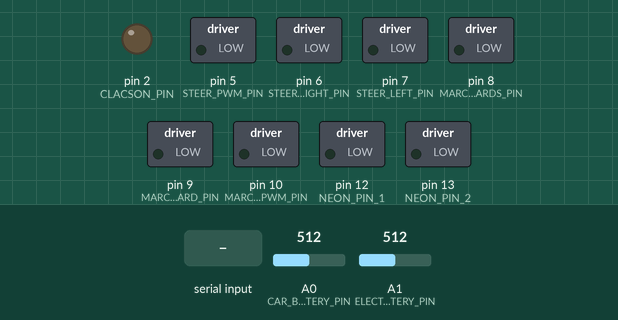
A program run on a simulated Arduino Uno, built with avr-gcc and run on an emulated ATmega328P. Shown: switched loads named in the program (green lamp = pin HIGH), output pins drawn as LEDs (lit = HIGH). Inputs (shaded band) come from the test bench; at power-on: A0 (CAR_BATTERY_PIN) = 512, A1 (ELECTRONICS_BATTERY_PIN) = 512. What the program prints to the serial monitor is not drawn.

Above: at 1.2 s.
1.3 s: "1" received over Serial
At 2.2 s:
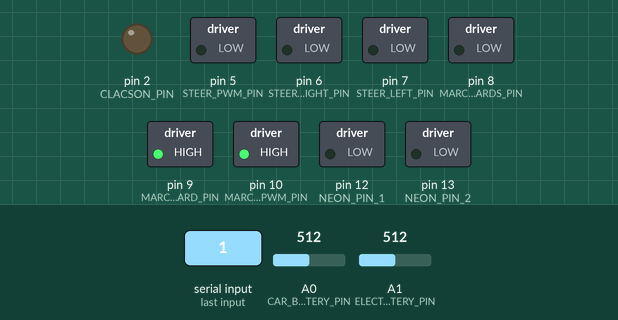
2.8 s: byte 201 (CMD_TOGGLE_CLACSON) received over Serial
At 3.3 s:
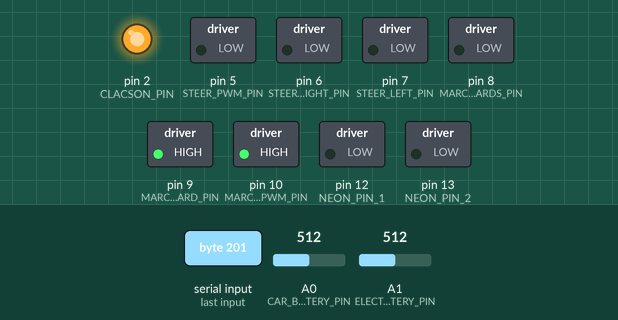
4.3 s: byte 202 (CMD_TOGGLE_NEON) received over Serial
At 5.5 s:
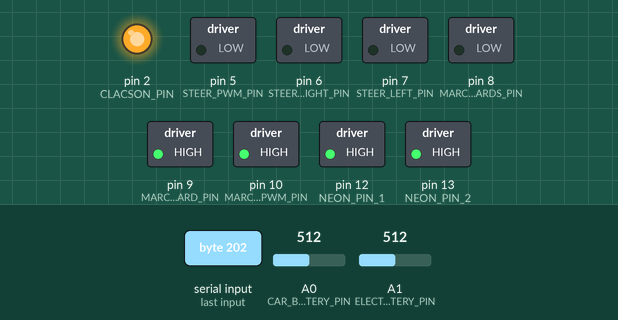
5.8 s: "0" received over Serial
At 6.8 s:
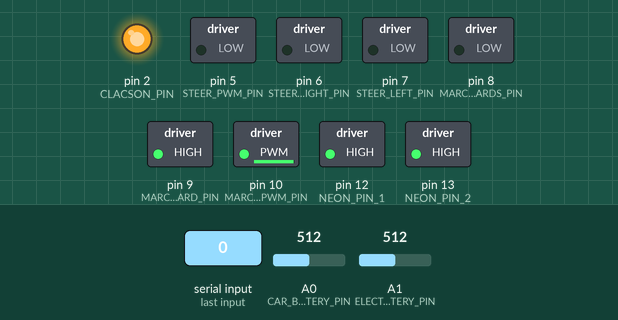
7.3 s: "2" received over Serial
At 7.9 s:
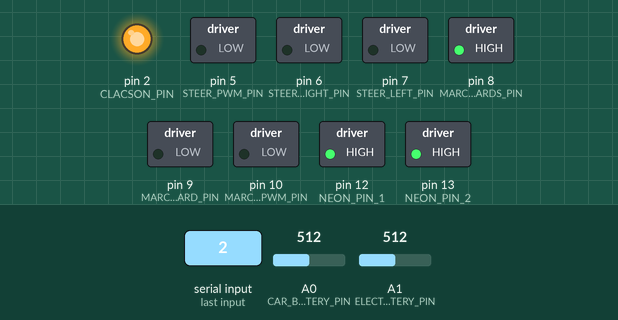
8.8 s: byte 201 (CMD_TOGGLE_CLACSON) received over Serial
At 9.1 s:
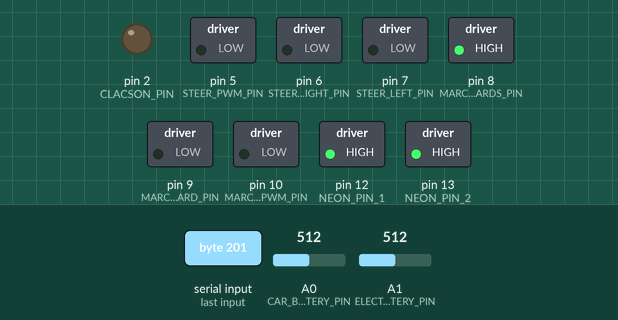
Timing chart, 0 to 11.3 s (numbered marks = the images above; inputs shaded):
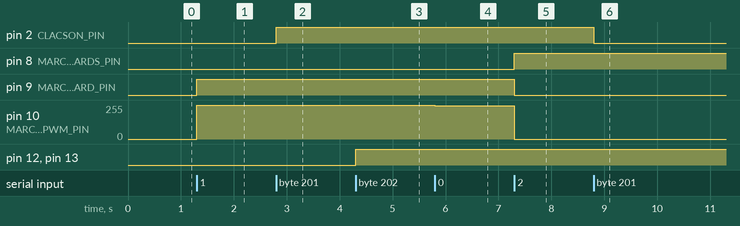

The program:

main.cpp
```cpp
#include <Arduino.h>

#define BAUD_RATE 115200

#define STEER_PWM_PIN 5 		// Gray wire
#define STEER_RIGHT_PIN 6		// Orange wire
#define STEER_LEFT_PIN 7		// Yellow wire
#define MARCH_BACKWARDS_PIN 8	// Green wire
#define MARCH_FORWARD_PIN 9		// Blue wire
#define MARCH_PWM_PIN 10		// Purple wire

#define CLACSON_PIN 2
bool clacson_toggled = false;

#define NEON_PIN_1 12	// Blue wires
#define NEON_PIN_2 13
bool neon_toggled = false;

#define CAR_BATTERY_PIN A0	// Orange wire
#define ELECTRONICS_BATTERY_PIN A1	// Yellow wire
#define VOLTAGE_UPDATE_INTERVAL_MS 1000
#define ADC_RESOLUTION 10	// bits
const float ADC_VREF = 5.0;	// Volt
const float ADC_STEPS = (1 << ADC_RESOLUTION) - 1;

const float R1_CAR = 5079 + 1990;	// Ohm | From battery + to ADC pin
const float R2_CAR = 9945;			// Ohm | From ADC pin to GND
const float RESISTOR_RATIO_CAR = (R1_CAR + R2_CAR) / R2_CAR;

const float R1_ELECTRONICS = 5088 + 1994;	// Ohm | From battery + to ADC pin
const float R2_ELECTRONICS = 9935;			// Ohm | From ADC pin to GND
const float RESISTOR_RATIO_ELECTRONICS = (R1_ELECTRONICS + R2_ELECTRONICS) / R2_ELECTRONICS;

// Given the current battery configuration, the smallest possible
//  PWM signal duty cycle [0-255] that makes the motors move
#define PWM_MIN 55
#define PWM_MAX 255

/**
 * Commands are encoded in a single byte:
 * TOGGLE_NEON		[202]
 * TOGGLE_CLACSON 	[201]
 * SWITCH_CAMERA	[200] (android-only)
 * STEER LEFT 		[150-199]
 * STEER RIGHT 		[100-149]
 * MARCH BACKWARD 	[050-099]
 * MARCH FORWARD 	[000-049]
 */
#define CMD_TOGGLE_CLACSON 201
#define CMD_TOGGLE_NEON 202
#define FORWARD_BACKWARD_SPLIT_POINT 50
#define RIGHT_LEFT_SPLIT_POINT 150
#define INTENSITY_MAX 50 // Maximum intensity of each movement

unsigned long time_since_voltage_reading;
int last_steer_pin;

float read_car_battery_voltage()
{
	float adc_reading = analogRead(CAR_BATTERY_PIN);
	float adc_reading_volt = adc_reading / ADC_STEPS * ADC_VREF;
	return adc_reading_volt * RESISTOR_RATIO_CAR;
}

float read_electronics_battery_voltage()
{
	float adc_reading = analogRead(ELECTRONICS_BATTERY_PIN);
	float adc_reading_volt = adc_reading / ADC_STEPS * ADC_VREF;
	return adc_reading_volt * RESISTOR_RATIO_ELECTRONICS;
}

void setup()
{
	Serial.begin(BAUD_RATE);

	pinMode(STEER_PWM_PIN, OUTPUT);
	pinMode(STEER_RIGHT_PIN, OUTPUT);
  	pinMode(STEER_LEFT_PIN, OUTPUT);
  	pinMode(MARCH_BACKWARDS_PIN, OUTPUT);
	pinMode(MARCH_FORWARD_PIN, OUTPUT);
	pinMode(MARCH_PWM_PIN, OUTPUT);

	pinMode(CLACSON_PIN, OUTPUT);
	pinMode(NEON_PIN_1, OUTPUT);
	pinMode(NEON_PIN_2, OUTPUT);

	analogWrite(STEER_PWM_PIN, 0);
	digitalWrite(STEER_RIGHT_PIN, LOW);
	digitalWrite(STEER_LEFT_PIN, LOW);

	analogWrite(MARCH_PWM_PIN, 0);
	digitalWrite(MARCH_BACKWARDS_PIN, LOW);
	digitalWrite(MARCH_FORWARD_PIN, LOW);

	digitalWrite(CLACSON_PIN, LOW);
	digitalWrite(NEON_PIN_1, LOW);
	digitalWrite(NEON_PIN_2, LOW);
}

void loop()
{
	unsigned long current_time = millis();
	if (current_time - time_since_voltage_reading > VOLTAGE_UPDATE_INTERVAL_MS)
	{
		unsigned int available_bytes = Serial.availableForWrite();
		if (available_bytes >= 2)
		{
			float car_battery_volt = read_car_battery_voltage();
			float electronics_battery_volt = read_electronics_battery_voltage();
			time_since_voltage_reading = millis();

			/**
			 * The theoretical maximum voltage for a 2S lithium ion battery is 8.4 volts
			 * This means that we can send the measured voltage in centivolts (1 decimal
			 *  place of precision) using only one byte and still have the most significant
			 *  bit free (0-84 is well within the range of 7 bits).
			 * The MSB is therefore used to encode the measured battery (0 = car, 1 = electronics)
			 */
			uint8_t car_battery_centivolt = int(car_battery_volt * 10);
			uint8_t electronics_battery_centivolt = 0x80 | int(electronics_battery_volt * 10);

			Serial.write(&car_battery_centivolt, 1);
			Serial.write(&electronics_battery_centivolt, 1);
		}
	}

	int available_bytes = Serial.available();
	if (available_bytes < 1) { return; }
	uint8_t cmd_byte = Serial.read();

	if (cmd_byte == CMD_TOGGLE_CLACSON)
	{
		clacson_toggled = !clacson_toggled;
		digitalWrite(CLACSON_PIN, clacson_toggled ? HIGH : LOW);
		return;
	}

	if (cmd_byte == CMD_TOGGLE_NEON) {
		neon_toggled = !neon_toggled;
		digitalWrite(NEON_PIN_1, neon_toggled ? HIGH : LOW);
		digitalWrite(NEON_PIN_2, neon_toggled ? HIGH : LOW);
		return;
	}

	// 0 <-> (INTENSITY_MAX - 1) remapped to PWM_MIN <-> PWM_MAX
	uint8_t intensity = (cmd_byte % INTENSITY_MAX);
	float intensity_percent = (float)intensity / (INTENSITY_MAX - 1);

	uint8_t	pwm_speed = (intensity == 0) ? 0 : round(intensity_percent * (PWM_MAX - PWM_MIN)) + PWM_MIN;
	if (cmd_byte < 100)
	{
		// 0 <= cmd_byte < 100 : MARCH
		analogWrite(MARCH_PWM_PIN, pwm_speed);
		digitalWrite(MARCH_FORWARD_PIN, cmd_byte < FORWARD_BACKWARD_SPLIT_POINT ? HIGH : LOW);
		digitalWrite(MARCH_BACKWARDS_PIN, cmd_byte >= FORWARD_BACKWARD_SPLIT_POINT ? HIGH : LOW);
	}
	else if (cmd_byte < 200)
	{
		// 100 <= cmd_byte < 200 : STEER
		// For physical constraints of the steering mechanism, we currently always steer all the way
		if (pwm_speed > 0)
		{
			analogWrite(STEER_PWM_PIN, 255);
			last_steer_pin = cmd_byte < RIGHT_LEFT_SPLIT_POINT ? STEER_RIGHT_PIN : STEER_LEFT_PIN;
			digitalWrite(last_steer_pin, HIGH);
		}
		else
		{
			// If the desired speed is 0 (drive straight) briefly counter steer
			//  to mitigate the imperfections of the steering mechanism
			digitalWrite(last_steer_pin, LOW);
			int counter_steer_pin = last_steer_pin == STEER_RIGHT_PIN ? STEER_LEFT_PIN : STEER_RIGHT_PIN;
			digitalWrite(counter_steer_pin, HIGH);
			delay(10);
			digitalWrite(counter_steer_pin, LOW);
			analogWrite(STEER_PWM_PIN, 0);
		}
	}
}
```

Measured:
- after the input at 1.3 s, pin 9 (MARCH_FORWARD_PIN): LOW → HIGH at once; pin 10 (MARCH_PWM_PIN): 0/255 → 255/255 at once
- after the input at 2.8 s, pin 2 (CLACSON_PIN): LOW → HIGH at once
- after the input at 4.3 s, pin 12 (NEON_PIN_1), pin 13 (NEON_PIN_2): LOW → HIGH at once
- after the input at 5.8 s, pin 10 (MARCH_PWM_PIN): 255/255 → 251/255 at once
- after the input at 7.3 s, pin 8 (MARCH_BACKWARDS_PIN): LOW → HIGH at once; pin 9 (MARCH_FORWARD_PIN): HIGH → LOW at once; pin 10 (MARCH_PWM_PIN): 251/255 → 0/255 at once
- after the input at 8.8 s, pin 2 (CLACSON_PIN): HIGH → LOW at once
